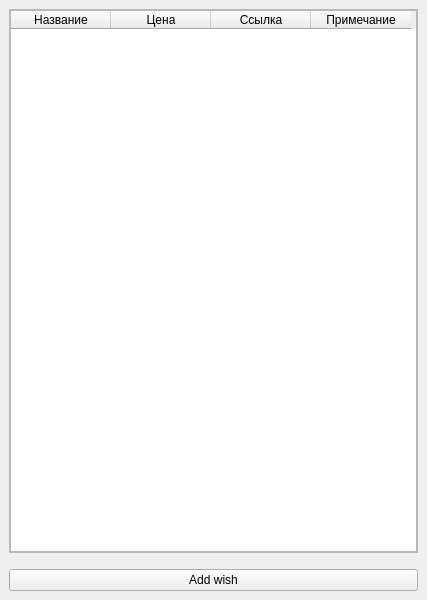
<?xml version="1.0" encoding="UTF-8"?>
<ui version="4.0">
 <class>MainWindow</class>
 <widget class="QMainWindow" name="MainWindow">
  <property name="geometry">
   <rect>
    <x>0</x>
    <y>0</y>
    <width>427</width>
    <height>600</height>
   </rect>
  </property>
  <property name="windowTitle">
   <string>Wishlist</string>
  </property>
  <widget class="QWidget" name="centralwidget">
   <property name="maximumSize">
    <size>
     <width>16777215</width>
     <height>600</height>
    </size>
   </property>
   <layout class="QVBoxLayout" name="verticalLayout">
    <item>
     <widget class="QScrollArea" name="scrollArea">
      <property name="widgetResizable">
       <bool>true</bool>
      </property>
      <widget class="QWidget" name="scrollAreaWidgetContents">
       <property name="geometry">
        <rect>
         <x>0</x>
         <y>0</y>
         <width>407</width>
         <height>530</height>
        </rect>
       </property>
       <layout class="QVBoxLayout" name="verticalLayout_2">
        <property name="spacing">
         <number>0</number>
        </property>
        <property name="leftMargin">
         <number>0</number>
        </property>
        <property name="topMargin">
         <number>0</number>
        </property>
        <property name="rightMargin">
         <number>0</number>
        </property>
        <property name="bottomMargin">
         <number>0</number>
        </property>
        <item>
         <widget class="QTableWidget" name="table_widjet">
          <property name="contextMenuPolicy">
           <enum>Qt::CustomContextMenu</enum>
          </property>
          <property name="rowCount">
           <number>0</number>
          </property>
          <property name="columnCount">
           <number>4</number>
          </property>
          <column>
           <property name="text">
            <string>Название</string>
           </property>
          </column>
          <column>
           <property name="text">
            <string>Цена</string>
           </property>
          </column>
          <column>
           <property name="text">
            <string>Ссылка</string>
           </property>
          </column>
          <column>
           <property name="text">
            <string>Примечание</string>
           </property>
          </column>
         </widget>
        </item>
       </layout>
      </widget>
     </widget>
    </item>
    <item>
     <spacer name="verticalSpacer">
      <property name="orientation">
       <enum>Qt::Vertical</enum>
      </property>
      <property name="sizeType">
       <enum>QSizePolicy::Fixed</enum>
      </property>
      <property name="sizeHint" stdset="0">
       <size>
        <width>0</width>
        <height>10</height>
       </size>
      </property>
     </spacer>
    </item>
    <item>
     <widget class="QPushButton" name="add_wish">
      <property name="text">
       <string>Add wish</string>
      </property>
     </widget>
    </item>
   </layout>
  </widget>
 </widget>
 <resources/>
 <connections/>
</ui>
